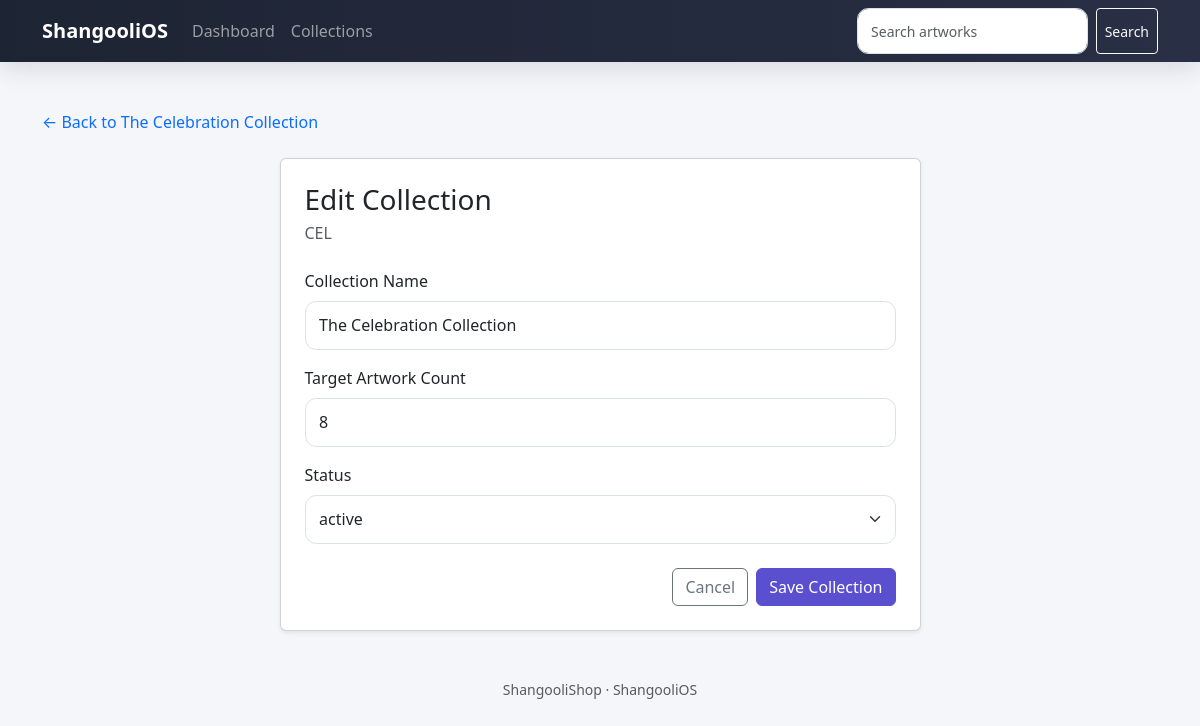
Page /collections/CEL/edit on the committed database.
### tables this page shows
CREATE TABLE collections (
    id INTEGER PRIMARY KEY AUTOINCREMENT,
    brand_id INTEGER,
    code TEXT NOT NULL UNIQUE,
    name TEXT NOT NULL UNIQUE,
    collection_type TEXT NOT NULL,
    vertical TEXT NOT NULL,
    target_artwork_count INTEGER,
    status TEXT NOT NULL DEFAULT 'planned',
    notes TEXT,
    created_at TEXT NOT NULL DEFAULT CURRENT_TIMESTAMP,
    updated_at TEXT NOT NULL DEFAULT CURRENT_TIMESTAMP,

    FOREIGN KEY (brand_id)
        REFERENCES brands(id)
);

### web/app.py (the view)
@app.get("/collections/{collection_code}/edit")
def edit_collection_form(request: Request, collection_code: str):
    collection, _, _ = get_collection(collection_code)
    if collection is None:
        raise HTTPException(status_code=404, detail="Collection not found")
    return templates.TemplateResponse(
        request=request,
        name="edit_collection.html",
        context={"collection": collection},
    )

### web/templates/edit_collection.html (shortened to what this page needs)
{% extends "base.html" %}
{% block content %}
<div class="mb-4">
    <a
        href="/collections/{{ collection['code'] }}"
        class="text-decoration-none"
    >
        ← Back to {{ collection["name"] }}
    </a>
</div>
<div class="row justify-content-center">
    <div class="col-lg-7">
        <div class="card shadow-sm">
            <div class="card-body p-4">
                <h1 class="h3 mb-1">Edit Collection</h1>
                <p class="text-muted mb-4">
                    {{ collection["code"] }}
                </p>
                <form
                    method="post"
                    action="/collections/{{ collection['code'] }}/edit"
                >
                    <div class="mb-3">
                        <label for="name" class="form-label">
                            Collection Name
                        </label>
                        <input
                            id="name"
                            name="name"
                            type="text"
                            class="form-control"
                            value="{{ collection['name'] }}"
                            required
                        >
                    </div>
                    <div class="mb-3">
                        <label
                            for="target_artwork_count"
                            class="form-label"
                        >
                            Target Artwork Count
                        </label>
                        <input
                            id="target_artwork_count"
                            name="target_artwork_count"
                            type="number"
                            class="form-control"
                            min="0"
                            value="{{ collection['target_artwork_count'] or 0 }}"
                        >
                    </div>
                    <div class="mb-4">
                        <label
                            for="collection_status"
                            class="form-label"
                        >
                            Status
                        </label>
                        <select
                            id="collection_status"
                            name="collection_status"
                            class="form-select"
                        >
                            {% for option in [
                                "planned",
                                "active",
                                "complete",
                                "paused"
                            ] %}
                            <option
                                value="{{ option }}"
                                {% if collection["status"] == option %}selected{% endif %}
                            >
                                {{ option }}
                            </option>
                            {% endfor %}
                        </select>
                    </div>
                    <div class="d-flex justify-content-end gap-2">
                        <a
                            href="/collections/{{ collection['code'] }}"
                            class="btn btn-outline-secondary"
                        >
                            Cancel
                        </a>
                        <button type="submit" class="btn btn-primary">
                            Save Collection
                        </button>
                    </div>
                </form>
            </div>
        </div>
    </div>
</div>
{% endblock %}

### web/static/style.css (style rules this page uses)
:root { --ink: #172033; --muted: #6f7787; --surface: #ffffff; --page: #f4f6fa; --border: #e5e9f0; --brand: #5a4fcf; --brand-dark: #453bb3; }
body { background: var(--page); color: var(--ink); min-height: 100vh; }
.form-control, .form-select { border-color: #dce1e9; border-radius: 0.7rem; padding: 0.72rem 0.85rem; }
.btn-primary { background: var(--brand); border-color: var(--brand); }

### rows in the picture
collections: name "The Celebration Collection", code "CEL", target_artwork_count "8", collection_status "active"
